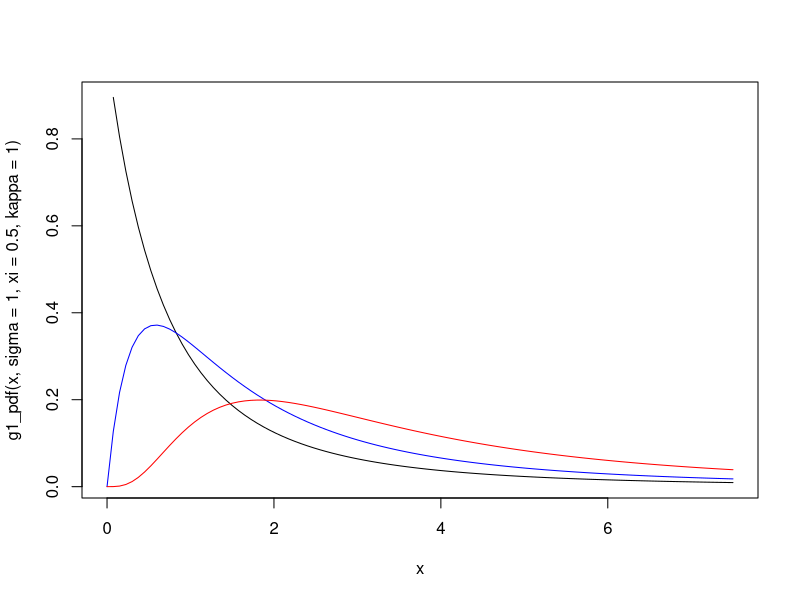
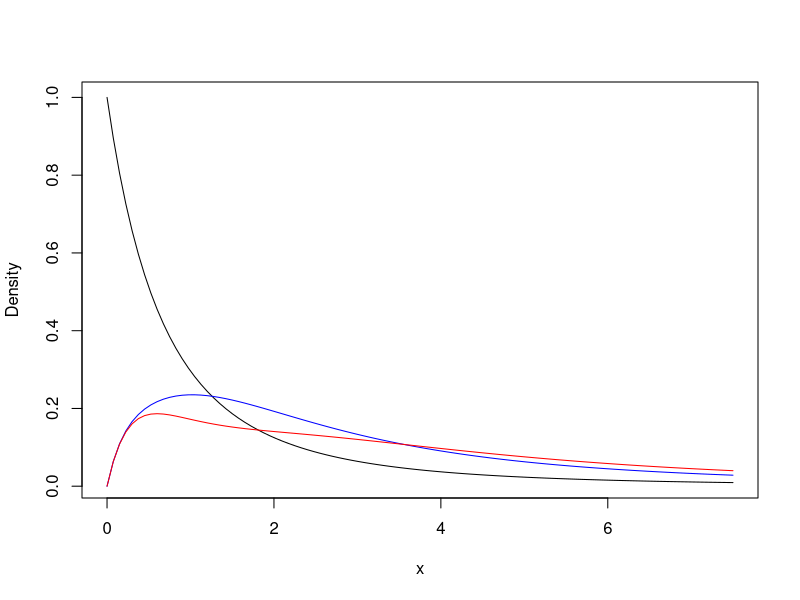
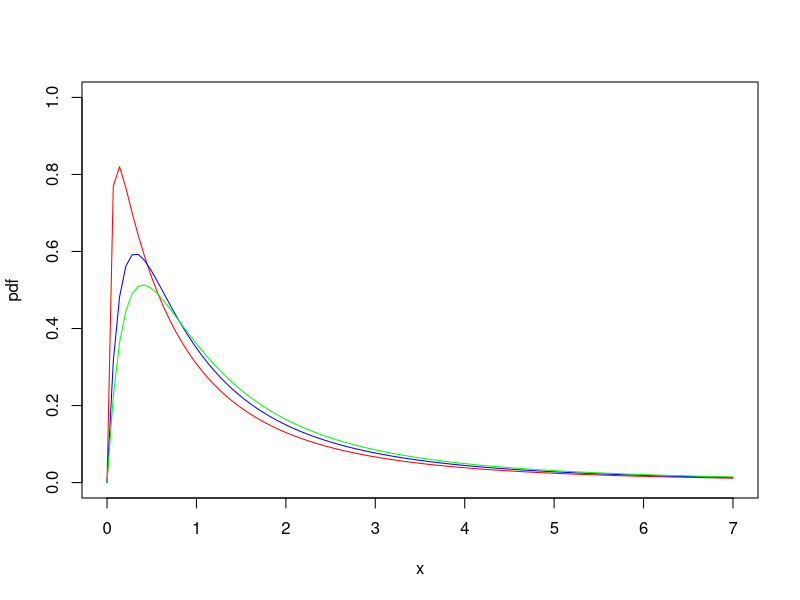
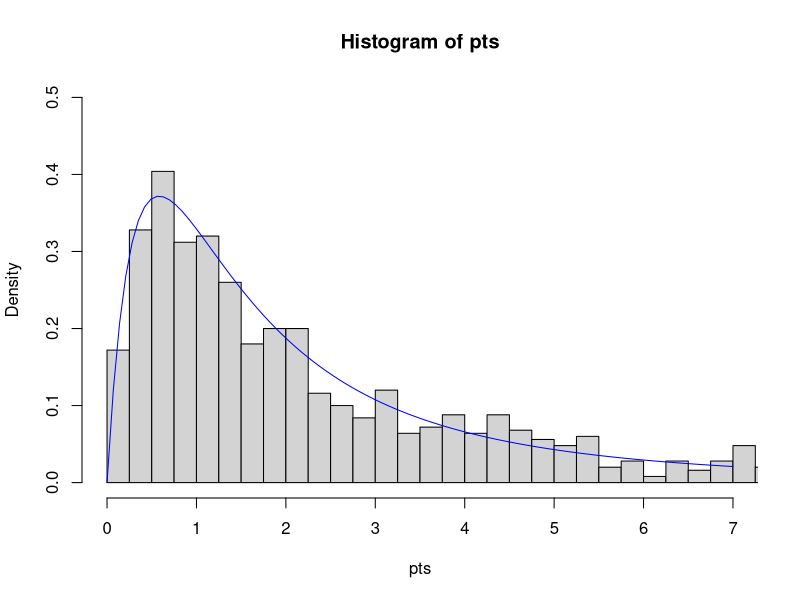
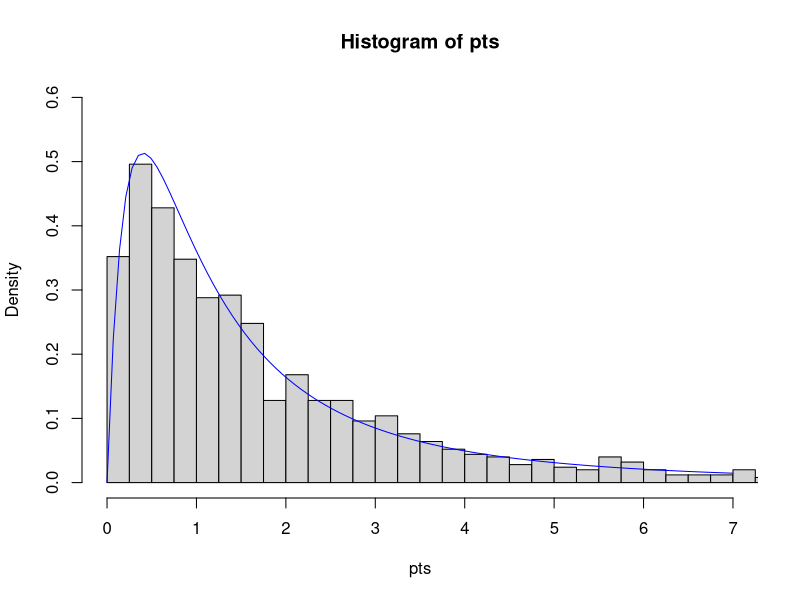
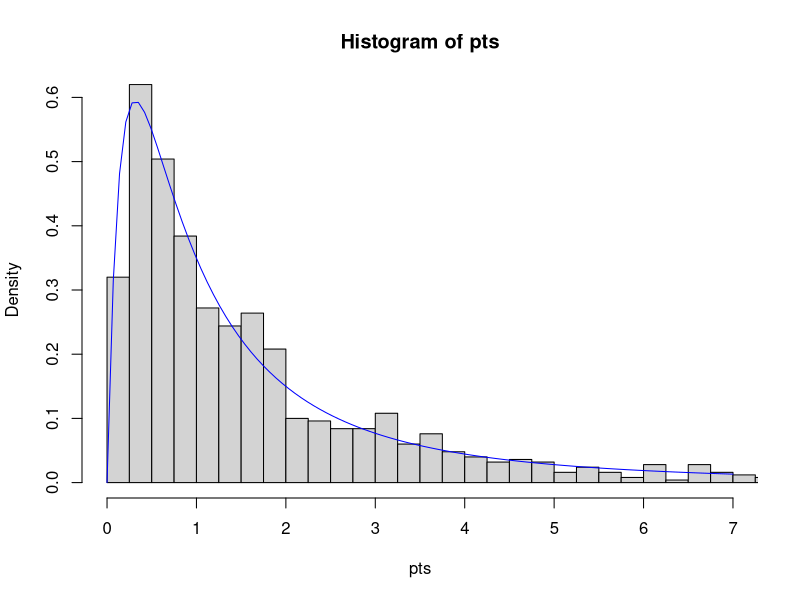

R code for these plots, in order:
## ---- chunk 1
knitr::opts_chunk$set(
  echo = FALSE, 
  warning = FALSE, 
  message = FALSE,
  include = FALSE,
  cache = TRUE,
  tidy.opts=list(width.cutoff=60),
  tidy=TRUE,
  fig.align = "center",
  out.width = "60%"
)
## ---- chunk 2
g1_pdf <- function(x, sigma = sigma, xi = xi, kappa = kappa) {
  lpdf <- log(kappa) - log(sigma) - (1/xi + 1) * log(1 + xi * (x/sigma)) + 
    (kappa-1) * log(1 - (1 + xi * (x/sigma))^(-1/xi))
  return(exp(lpdf))
}

curve(g1_pdf(x, sigma = 1, xi = 0.5, kappa = 1), xlim = c(0, 7.5))
curve(g1_pdf(x, sigma = 1, xi = 0.5, kappa = 2), xlim = c(0, 7.5), add = TRUE, col = 'blue')
curve(g1_pdf(x, sigma = 1, xi = 0.5, kappa = 5), xlim = c(0, 7.5), add = TRUE, col = 'red')
## ---- chunk 3
g2_pdf <- function(x, sigma = sigma, xi = xi, kappa1 = kappa1, kappa2 = kappa2, p = p) {
  lpdf <- -(1/xi + 1) * log(1 + xi * (x/sigma)) - log(sigma) + 
    log(kappa1 * p * (1 - (1 + xi * (x/sigma))^(-1/xi))^(kappa1 - 1) + kappa2 * (1-p) * (1 - (1 + xi * (x/sigma))^(-1/xi))^(kappa2 - 1)) 
  return(exp(lpdf))
}

curve(g2_pdf(x, sigma = 1, xi = 0.5, kappa1 = 1, kappa2 = 1, p = 0.5), xlim = c(0, 7.5), ylab = "Density")
curve(g2_pdf(x, sigma = 1, xi = 0.5, kappa1 = 2, kappa2 = 5, p = 0.5), xlim = c(0, 7.5), add = TRUE, col = 'blue')
curve(g2_pdf(x, sigma = 1, xi = 0.5, kappa1 = 2, kappa2 = 10, p = 0.5), xlim = c(0, 7.5), add = TRUE, col = 'red')
## ---- chunk 4
g3_pdf <- function(x, sigma = sigma, xi = xi, delta = delta) {
  lpdf <- log(1 + delta) - log(delta * sigma) - (1/xi + 1) * log(1 + xi * (x/sigma)) + 
    log(1 - (1 + xi * (x/sigma))^(-delta/xi))
  return(exp(lpdf))
}
## ---- chunk 5
curve(g3_pdf(x, sigma = 1, xi = 0.5, delta = 25), xlim = c(0, 7), ylim = c(0, 1), ylab = "pdf", col = "red")
curve(g3_pdf(x, sigma = 1, xi = 0.5, delta = 5), xlim = c(0, 7), add = TRUE, col = 'blue')
curve(g3_pdf(x, sigma = 1, xi = 0.5, delta = 3), xlim = c(0, 7), add = TRUE, col = 'green')
## ---- chunk 6
g3_cdf_inv <- function(u, sigma = sigma, xi = xi, delta = delta) {
  (sigma/xi) * ((qbeta((1-u), (1/delta), 2)^(-xi/delta)) - 1)
}

g3_rng <- function(n, sigma = sigma, xi = xi, delta = delta) {
  g3_cdf_inv(runif(n), sigma, xi, delta)
}
## ---- chunk 7
d <- 1
pts <- g3_rng(n = 1000, sigma = 1, xi = 0.5, delta = d)
hist(pts, freq=FALSE, breaks = seq(0, max(pts) + 1, 0.25), xlim = c(0,7), ylim = c(0, 0.5))
curve(g3_pdf(x, sigma = 1, xi = 0.5, delta = d), xlim = c(0, 7), add = TRUE, col = 'blue')
## ---- chunk 8
d <- 3
pts <- g3_rng(n = 1000, sigma = 1, xi = 0.5, delta = d)
hist(pts, freq=FALSE, breaks = seq(0, max(pts) + 1, 0.25), xlim = c(0,7), ylim = c(0, 0.6))
curve(g3_pdf(x, sigma = 1, xi = 0.5, delta = d), xlim = c(0, 7), add = TRUE, col = 'blue')
## ---- chunk 9
d <- 5
pts <- g3_rng(n = 1000, sigma = 1, xi = 0.5, delta = d)
hist(pts, freq=FALSE, breaks = seq(0, max(pts) + 1, 0.25), xlim = c(0,7), ylim = c(0, 0.6))
curve(g3_pdf(x, sigma = 1, xi = 0.5, delta = d), xlim = c(0, 7), add = TRUE, col = 'blue')
